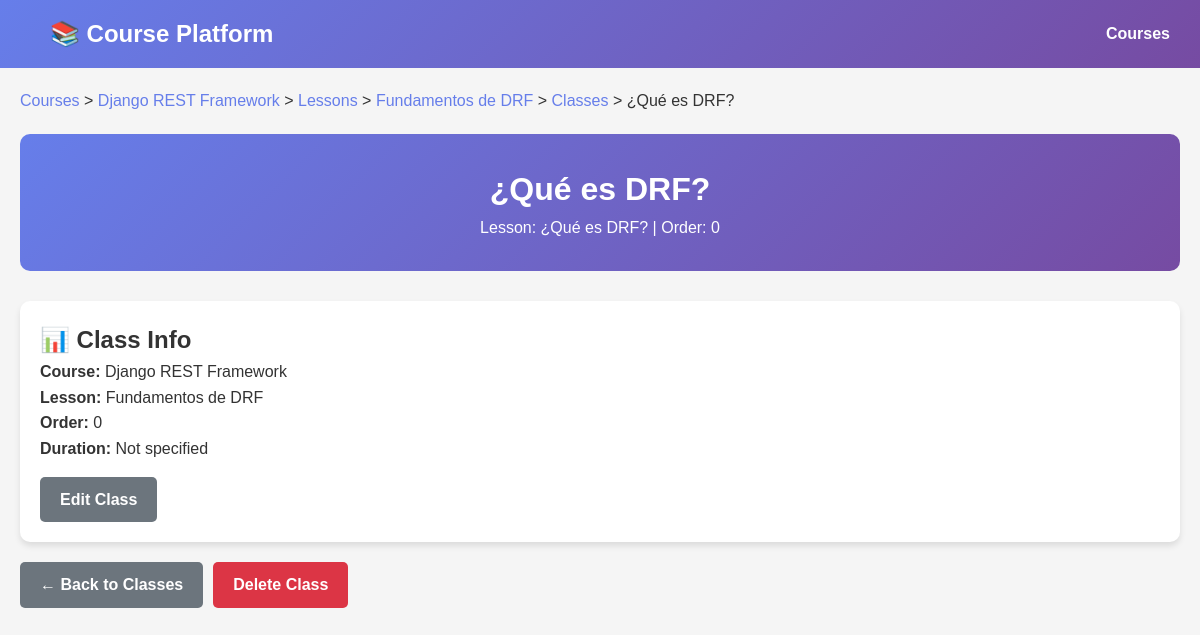
The page /api/classes/101/ on the database its author committed.
### courses/models.py (models this page shows, shortened)
class Course(models.Model):
    title = models.CharField(max_length=200)
    description = models.TextField(blank=True)
    users = models.ManyToManyField('accounts.User', related_name="courses", blank=True)

### lessons/models.py (models this page shows, shortened)
class Lesson(models.Model):
    course = models.ForeignKey('courses.Course', on_delete=models.CASCADE, related_name="lessons")
    title = models.CharField(max_length=200)
    order = models.PositiveIntegerField(default=0)
    class Meta:
        ordering = ["order"]

### classes/models.py (models this page shows, shortened)
class Classroom(models.Model):
    lesson = models.ForeignKey('lessons.Lesson', on_delete=models.CASCADE, related_name="classes")
    title = models.CharField(max_length=200)
    order = models.PositiveIntegerField(default=0)
    duration = models.CharField(max_length=20, blank=True, null=True)
    class Meta:
        ordering = ["order"]

### classes/views.py (the view)
# urls.py: path("classes/<int:pk>/", views.ClassroomDetailView.as_view(), name="classroom_detail"),
class ClassroomDetailView(DetailView):
    model = Classroom
    template_name = "classes/classroom_detail.html"
    context_object_name = "classroom"
    def get_context_data(self, **kwargs):
        context = super().get_context_data(**kwargs)
        context['lesson'] = self.object.lesson
        context['course'] = self.object.lesson.course
        return context
    def render_to_response(self, context, **response_kwargs):
        if self.request.headers.get('Accept') == 'application/json':
            return JsonResponse(ClassroomSerializer(context['classroom']).data())
        return super().render_to_response(context, **response_kwargs)

### classes/templates/classes/classroom_detail.html (shortened to what this page needs)
{% extends "classes/base.html" %}
{% block content %}
<div class="breadcrumb">
    <a href="{% url 'courses_list' %}">Courses</a> >
    <a href="{% url 'courses_detail' course.id %}">{{ course.title }}</a> >
    <a href="{% url 'lessons_list' course.id %}">Lessons</a> >
    <a href="{% url 'lessons_detail' lesson.id %}">{{ lesson.title }}</a> >
    <a href="{% url 'classroom_list' lesson.id %}">Classes</a> > {{ classroom.title }}
</div>
<div class="header">
    <h1>{{ classroom.title }}</h1>
    <p>Lesson: {{ classroom.title }} | Order: {{ classroom.order }}</p>
</div>
<div class="card">
    <h2>📊 Class Info</h2>
    <p><strong>Course:</strong> {{ course.title }}</p>
    <p><strong>Lesson:</strong> {{ lesson.title }}</p>
    <p><strong>Order:</strong> {{ classroom.order }}</p>
    <p><strong>Duration:</strong> {{ classroom.duration|default:"Not specified" }}</p>
    <div class="actions" style="margin-top: 15px;">
        <a href="{% url 'classroom_update' classroom.id %}" class="btn btn-secondary">Edit Class</a>
    </div>
</div>
<div class="actions">
    <a href="{% url 'classroom_list' lesson.id %}" class="btn btn-secondary">← Back to Classes</a>
    <a href="{% url 'classroom_delete' classroom.id %}" class="btn btn-danger">Delete Class</a>
</div>
{% endblock %}

### classes/templates/classes/base.html (style rules this page uses)
* { margin: 0; padding: 0; box-sizing: border-box; }
body { font-family: Arial, sans-serif; line-height: 1.6; color: #333; background: #f5f5f5; }
.header { background: linear-gradient(135deg, #667eea 0%, #764ba2 100%); color: white; padding: 30px; border-radius: 10px; margin-bottom: 30px; text-align: center; }
.btn { display: inline-block; padding: 10px 20px; border-radius: 5px; text-decoration: none; font-weight: bold; cursor: pointer; border: none; }
.btn-danger { background: #dc3545; color: white; }
.btn-secondary { background: #6c757d; color: white; }
.card { background: white; border-radius: 10px; padding: 20px; margin-bottom: 20px; box-shadow: 0 4px 6px rgba(0,0,0,0.1); }
.actions { margin-top: 20px; display: flex; gap: 10px; }
.breadcrumb { margin-bottom: 20px; }
.breadcrumb a { color: #667eea; text-decoration: none; }

### rows shown on the page
Course: title "Django REST Framework"
Lesson: title "Fundamentos de DRF"
Classroom: title "¿Qué es DRF?", order "0", duration "Not specified"
